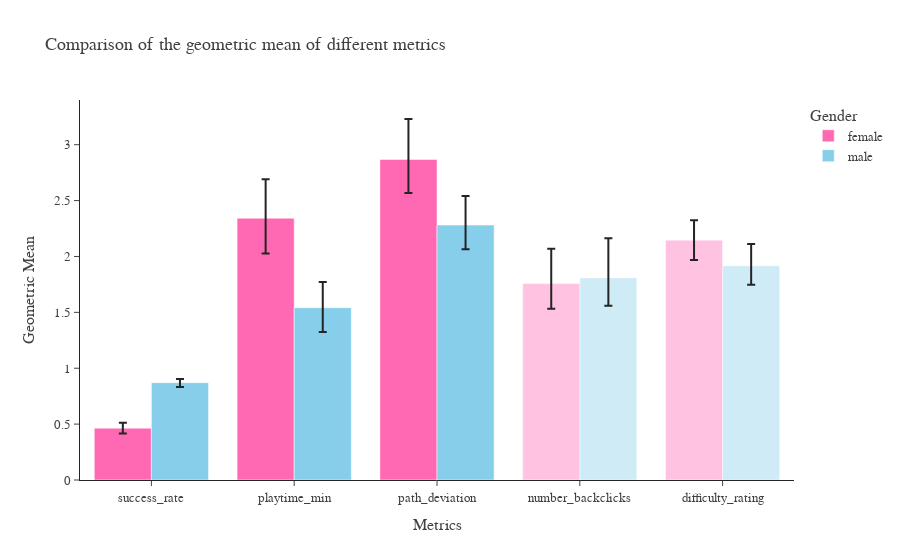

The notebook cell this image was saved under:
### Code cell
fig = go.Figure()
fig.add_trace(go.Bar(
    name='female',
    x=src_match_summary[src_match_summary["gender"] =="female"]["metric"],
    y=src_match_summary[src_match_summary["gender"] =="female"]["gmean"],
    error_y=dict(type='data', 
                array=src_match_summary[src_match_summary["gender"] =="female"]["plus_error"],
                arrayminus=src_match_summary[src_match_summary["gender"] =="female"]["minus_error"]
                ),
    marker=dict(color=["hotpink", "hotpink", "hotpink", "hotpink", "hotpink"],opacity=[1,1,1,0.4,0.4])  
    
    
))
fig.add_trace(go.Bar(
    name='male',
    x=src_match_summary[src_match_summary["gender"] =="male"]["metric"],
    y=src_match_summary[src_match_summary["gender"] =="male"]["gmean"],
    error_y=dict(type='data',
                array=src_match_summary[src_match_summary["gender"] =="male"]["plus_error"],
                arrayminus=src_match_summary[src_match_summary["gender"] =="male"]["minus_error"]),
    marker=dict(color=["skyblue", "skyblue", "skyblue", "skyblue", "skyblue"],opacity=[1,1,1,0.4,0.4])  
))
fig.update_layout(  barmode='group', template = "simple_white",
                    title="Comparison of the geometric mean of different metrics ",
                    xaxis_title="Metrics",
                    yaxis_title="Geometric Mean",
                    legend_title = "Gender",
                    font=dict(
                        family="Times New Roman, serif",
                        size=13,
                        color="#404040"
                        ))
fig.show()

### Figure 1 — Plotly figure (JSON) as saved in the notebook; plotly's stock layout.template omitted (floating-point values rounded to 4 significant figures)
{"data": [{"error_y": {"array": [0.04786, 0.3475, 0.3617, 0.3114, 0.1778], "arrayminus": [0.04837, 0.3153, 0.2997, 0.2246, 0.1767], "type": "data"}, "marker": {"color": ["hotpink", "hotpink", "hotpink", "hotpink", "hotpink"], "opacity": [1, 1, 1, 0.4, 0.4]}, "name": "female", "type": "bar", "x": ["success_rate", "playtime_min", "path_deviation", "number_backclicks", "difficulty_rating"], "y": [0.4639, 2.342, 2.868, 1.757, 2.146]}, {"error_y": {"array": [0.03349, 0.2291, 0.261, 0.3546, 0.1942], "arrayminus": [0.03867, 0.2174, 0.2156, 0.2487, 0.1685], "type": "data"}, "marker": {"color": ["skyblue", "skyblue", "skyblue", "skyblue", "skyblue"], "opacity": [1, 1, 1, 0.4, 0.4]}, "name": "male", "type": "bar", "x": ["success_rate", "playtime_min", "path_deviation", "number_backclicks", "difficulty_rating"], "y": [0.8711, 1.542, 2.281, 1.808, 1.916]}], "layout": {"barmode": "group", "font": {"color": "#404040", "family": "Times New Roman, serif", "size": 13}, "hovermode": "y unified", "legend": {"title": {"text": "Gender"}}, "title": {"text": "Comparison of the geometric mean of different metrics "}, "xaxis": {"title": {"text": "Metrics"}}, "yaxis": {"title": {"text": "Geometric Mean"}}}}
